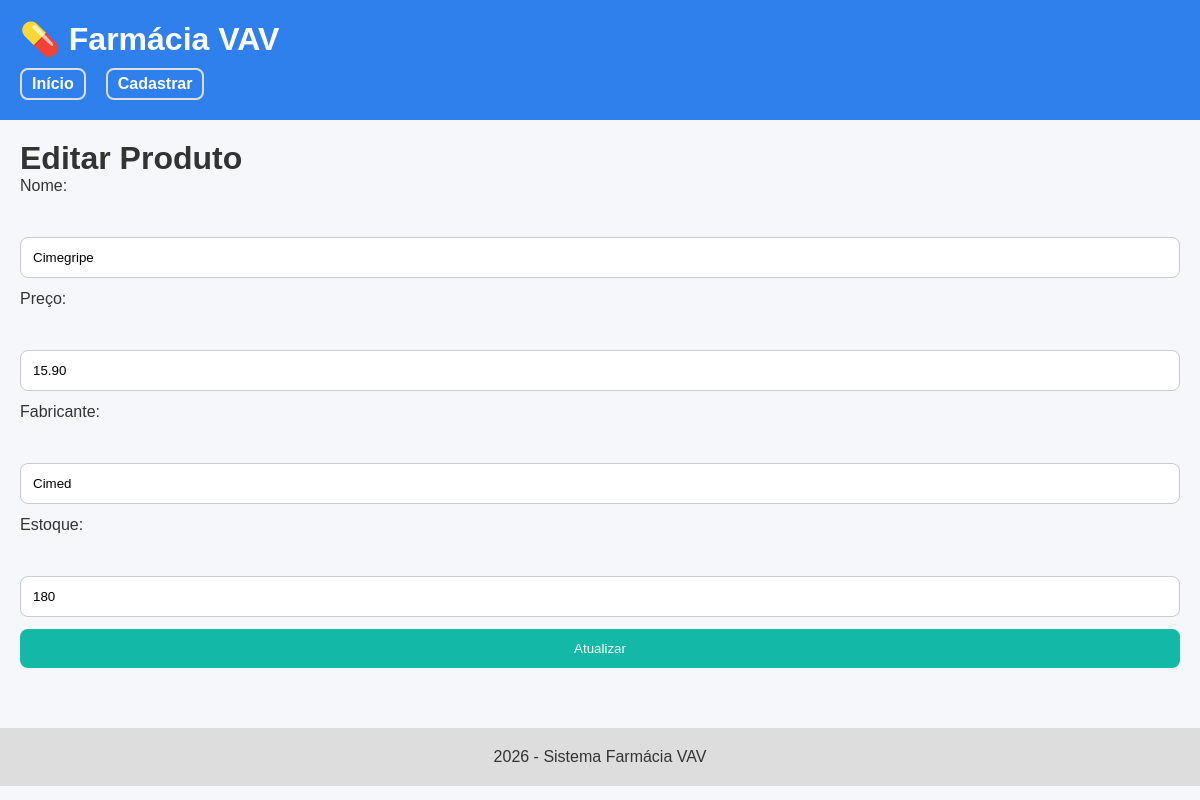
/editar.php?id=5, run on the app's committed database.
### tables this page shows
CREATE TABLE `produtos` (
  `id` int(11) NOT NULL,
  `nome` varchar(50) NOT NULL,
  `fabricante` varchar(50) NOT NULL,
  `preco` decimal(10,2) NOT NULL,
  `estoque` int(11) NOT NULL
);

### editar.php (the view, shortened to what this page needs)
<?php
require_once './config/conexao.php';
$id = $_GET['id'];
$sql = "SELECT * FROM produtos WHERE id = :id";
$stmt = $pdo->prepare($sql);
$stmt->bindParam(':id', $id);
$stmt->execute();
$produto = $stmt->fetch(PDO::FETCH_ASSOC);
require_once './includes/header.php';
?>
    <h1>Editar Produto</h1>
    <form method="POST" class="form-produto">
        <label>Nome:</label><br>
        <input type="text" name="nome"
               value="<?= htmlspecialchars($produto['nome']); ?>" required>
        <label>Preço:</label><br>
        <input type="number" step="0.01" name="preco"
               value="<?= htmlspecialchars($produto['preco']); ?>" required>
        <label>Fabricante:</label><br>
        <input type="text" name="fabricante"
               value="<?= htmlspecialchars($produto['fabricante']); ?>" required>
        <label>Estoque:</label><br>
        <input type="number" step="1" name="estoque"
               value="<?= htmlspecialchars($produto['estoque']); ?>" required>
        <button type="submit">Atualizar</button>
    </form>
<?php
require_once './includes/footer.php';
?>

### css/style.css (style rules this page uses)
* { margin: 0; padding: 0; box-sizing: border-box; }
body { font-family: Arial, sans-serif; background-color: #f5f7fa; color: #333; }
form { display: flex; flex-direction: column; gap: 12px; }
input, textarea, button { padding: 12px; border-radius: 8px; border: 1px solid #ccc; }
button { background-color: #14b8a6; color: white; border: none; cursor: pointer; }

### data on the page
produtos: nome "Cimegripe", preco "15.90", fabricante "Cimed", estoque "180"
